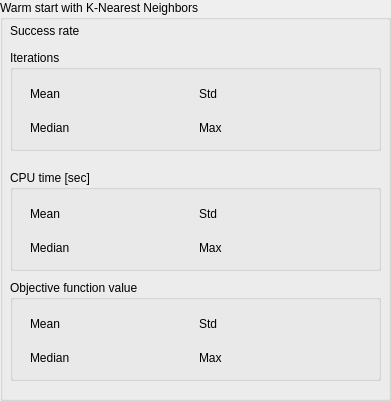
           <widget class="QGroupBox" name="groupBox_ws_knn_app">
            <property name="geometry">
             <rect>
              <x>830</x>
              <y>10</y>
              <width>391</width>
              <height>401</height>
             </rect>
            </property>
            <property name="title">
             <string>Warm start with K-Nearest Neighbors</string>
            </property>
            <widget class="QWidget" name="layoutWidget_70">
             <property name="geometry">
              <rect>
               <x>10</x>
               <y>20</y>
               <width>231</width>
               <height>21</height>
              </rect>
             </property>
             <layout class="QHBoxLayout" name="horizontalLayout_372">
              <item>
               <widget class="QLabel" name="label_rate_ws_knn_app">
                <property name="text">
                 <string>Success rate</string>
                </property>
               </widget>
              </item>
              <item>
               <widget class="QLabel" name="label_rate_ws_knn_app_value">
                <property name="text">
                 <string/>
                </property>
               </widget>
              </item>
             </layout>
            </widget>
            <widget class="QGroupBox" name="groupBox_iter_ws_knn_app">
             <property name="geometry">
              <rect>
               <x>10</x>
               <y>50</y>
               <width>371</width>
               <height>101</height>
              </rect>
             </property>
             <property name="title">
              <string>Iterations</string>
             </property>
             <widget class="QWidget" name="layoutWidget_71">
              <property name="geometry">
               <rect>
                <x>20</x>
                <y>30</y>
                <width>331</width>
                <height>61</height>
               </rect>
              </property>
              <layout class="QVBoxLayout" name="verticalLayout_71">
               <item>
                <layout class="QHBoxLayout" name="horizontalLayout_373">
                 <item>
                  <layout class="QHBoxLayout" name="horizontalLayout_374">
                   <item>
                    <widget class="QLabel" name="label__iter_mean_ws_knn_app">
                     <property name="text">
                      <string>Mean</string>
                     </property>
                    </widget>
                   </item>
                   <item>
                    <widget class="QLabel" name="label_iter_mean_ws_knn_app_value">
                     <property name="text">
                      <string/>
                     </property>
                    </widget>
                   </item>
                  </layout>
                 </item>
                 <item>
                  <layout class="QHBoxLayout" name="horizontalLayout_375">
                   <item>
                    <widget class="QLabel" name="label_iter_std_ws_knn_app">
                     <property name="text">
                      <string>Std</string>
                     </property>
                    </widget>
                   </item>
                   <item>
                    <widget class="QLabel" name="label_iter_std_ws_knn_app_value">
                     <property name="text">
                      <string/>
                     </property>
                    </widget>
                   </item>
                  </layout>
                 </item>
                </layout>
               </item>
               <item>
                <layout class="QHBoxLayout" name="horizontalLayout_376">
                 <item>
                  <layout class="QHBoxLayout" name="horizontalLayout_377">
                   <item>
                    <widget class="QLabel" name="label_iter_median_ws_knn_app">
                     <property name="text">
                      <string>Median</string>
                     </property>
                    </widget>
                   </item>
                   <item>
                    <widget class="QLabel" name="label_iter_median_ws_knn_app_value">
                     <property name="text">
                      <string/>
                     </property>
                    </widget>
                   </item>
                  </layout>
                 </item>
                 <item>
                  <layout class="QHBoxLayout" name="horizontalLayout_378">
                   <item>
                    <widget class="QLabel" name="label_iter_max_ws_knn_app">
                     <property name="text">
                      <string>Max</string>
                     </property>
                    </widget>
                   </item>
                   <item>
                    <widget class="QLabel" name="label_iter_max_ws_knn_app_value">
                     <property name="text">
                      <string/>
                     </property>
                    </widget>
                   </item>
                  </layout>
                 </item>
                </layout>
               </item>
              </layout>
             </widget>
            </widget>
            <widget class="QGroupBox" name="groupBox_cpu_ws_knn_app">
             <property name="geometry">
              <rect>
               <x>10</x>
               <y>170</y>
               <width>371</width>
               <height>101</height>
              </rect>
             </property>
             <property name="title">
              <string>CPU time [sec]</string>
             </property>
             <widget class="QWidget" name="layoutWidget_72">
              <property name="geometry">
               <rect>
                <x>20</x>
                <y>30</y>
                <width>331</width>
                <height>61</height>
               </rect>
              </property>
              <layout class="QVBoxLayout" name="verticalLayout_72">
               <item>
                <layout class="QHBoxLayout" name="horizontalLayout_379">
                 <item>
                  <layout class="QHBoxLayout" name="horizontalLayout_380">
                   <item>
                    <widget class="QLabel" name="label_cpu_mean_ws_knn_app">
                     <property name="text">
                      <string>Mean</string>
                     </property>
                    </widget>
                   </item>
                   <item>
                    <widget class="QLabel" name="label_cpu_mean_ws_knn_app_value">
                     <property name="text">
                      <string/>
                     </property>
                    </widget>
                   </item>
                  </layout>
                 </item>
                 <item>
                  <layout class="QHBoxLayout" name="horizontalLayout_381">
                   <item>
                    <widget class="QLabel" name="label_cpu_std_ws_knn_app">
                     <property name="text">
                      <string>Std</string>
                     </property>
                    </widget>
                   </item>
                   <item>
                    <widget class="QLabel" name="label_cpu_std_ws_knn_app_value">
                     <property name="text">
                      <string/>
                     </property>
                    </widget>
                   </item>
                  </layout>
                 </item>
                </layout>
               </item>
               <item>
                <layout class="QHBoxLayout" name="horizontalLayout_382">
                 <item>
                  <layout class="QHBoxLayout" name="horizontalLayout_383">
                   <item>
                    <widget class="QLabel" name="label_cpu_median_ws_knn_app">
                     <property name="text">
                      <string>Median</string>
                     </property>
                    </widget>
                   </item>
                   <item>
                    <widget class="QLabel" name="label_cpu_median_ws_knn_app_value">
                     <property name="text">
                      <string/>
                     </property>
                    </widget>
                   </item>
                  </layout>
                 </item>
                 <item>
                  <layout class="QHBoxLayout" name="horizontalLayout_384">
                   <item>
                    <widget class="QLabel" name="label_cpu_max_ws_knn_app">
                     <property name="text">
                      <string>Max</string>
                     </property>
                    </widget>
                   </item>
                   <item>
                    <widget class="QLabel" name="label_cpu_max_ws_knn_app_value">
                     <property name="text">
                      <string/>
                     </property>
                    </widget>
                   </item>
                  </layout>
                 </item>
                </layout>
               </item>
              </layout>
             </widget>
            </widget>
            <widget class="QGroupBox" name="groupBox_obj_ws_knn_app">
             <property name="geometry">
              <rect>
               <x>10</x>
               <y>280</y>
               <width>371</width>
               <height>101</height>
              </rect>
             </property>
             <property name="title">
              <string>Objective function value</string>
             </property>
             <widget class="QWidget" name="layoutWidget_73">
              <property name="geometry">
               <rect>
                <x>20</x>
                <y>30</y>
                <width>331</width>
                <height>61</height>
               </rect>
              </property>
              <layout class="QVBoxLayout" name="verticalLayout_73">
               <item>
                <layout class="QHBoxLayout" name="horizontalLayout_385">
                 <item>
                  <layout class="QHBoxLayout" name="horizontalLayout_386">
                   <item>
                    <widget class="QLabel" name="label_obj_mean_ws_knn_app">
                     <property name="text">
                      <string>Mean</string>
                     </property>
                    </widget>
                   </item>
                   <item>
                    <widget class="QLabel" name="label_obj_mean_ws_knn_app_value">
                     <property name="text">
                      <string/>
                     </property>
                    </widget>
                   </item>
                  </layout>
                 </item>
                 <item>
                  <layout class="QHBoxLayout" name="horizontalLayout_387">
                   <item>
                    <widget class="QLabel" name="label_obj_std_ws_knn_app">
                     <property name="text">
                      <string>Std</string>
                     </property>
                    </widget>
                   </item>
                   <item>
                    <widget class="QLabel" name="label_obj_std_ws_knn_app_value">
                     <property name="text">
                      <string/>
                     </property>
                    </widget>
                   </item>
                  </layout>
                 </item>
                </layout>
               </item>
               <item>
                <layout class="QHBoxLayout" name="horizontalLayout_388">
                 <item>
                  <layout class="QHBoxLayout" name="horizontalLayout_389">
                   <item>
                    <widget class="QLabel" name="label_obj_median_ws_knn_app">
                     <property name="text">
                      <string>Median</string>
                     </property>
                    </widget>
                   </item>
                   <item>
                    <widget class="QLabel" name="label_obj_median_ws_knn_app_value">
                     <property name="text">
                      <string/>
                     </property>
                    </widget>
                   </item>
                  </layout>
                 </item>
                 <item>
                  <layout class="QHBoxLayout" name="horizontalLayout_390">
                   <item>
                    <widget class="QLabel" name="label_obj_max_ws_knn_app">
                     <property name="text">
                      <string>Max</string>
                     </property>
                    </widget>
                   </item>
                   <item>
                    <widget class="QLabel" name="label_obj_max_ws_knn_app_value">
                     <property name="text">
                      <string/>
                     </property>
                    </widget>
                   </item>
                  </layout>
                 </item>
                </layout>
               </item>
              </layout>
             </widget>
            </widget>
           </widget>
